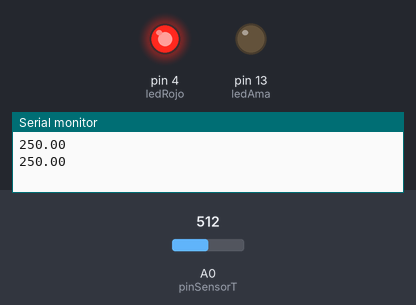
Simulated run of this sketch. Board: Arduino Uno, built with avr-gcc and run on an emulated ATmega328P. On the bench: output pins drawn as LEDs (lit = HIGH), the last lines printed to the serial monitor. Inputs (shaded band) come from the test bench; at power-on: A0 (pinSensorT) = 512.

Above: at 2.8 s.
2.9 s: A0 (pinSensorT) set to 66
7.2 s: A0 (pinSensorT) set to 55
At 11.0 s:
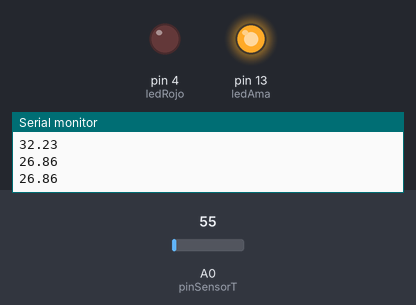
11.5 s: A0 (pinSensorT) set to 122
At 15.2 s:
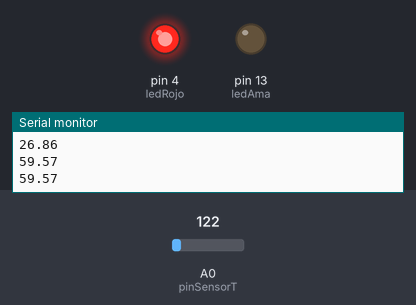
15.5 s: A0 (pinSensorT) set to 20
At 18.4 s:
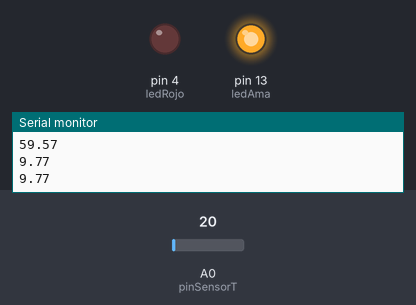
Timing chart, 0 to 19.9 s (numbered marks = the images above; inputs shaded):
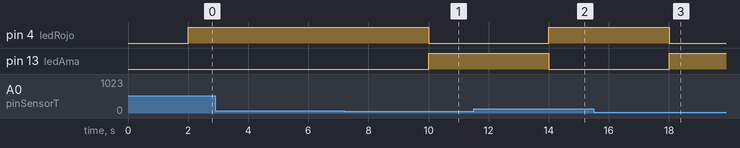

Measured:
- the behaviour switches between 62 and 61 on A0 (pinSensorT) (found by bisection; images 0 and 1)
- after the input at 7.2 s, pin 4 (ledRojo): HIGH → LOW after 2.8 s; pin 13 (ledAma): LOW → HIGH after 2.8 s
- after the input at 11.5 s, pin 4 (ledRojo): LOW → HIGH after 2.5 s; pin 13 (ledAma): HIGH → LOW after 2.5 s
- after the input at 15.5 s, pin 4 (ledRojo): HIGH → LOW after 2.5 s; pin 13 (ledAma): LOW → HIGH after 2.5 s

The sketch:

sensorM35.ino
```cpp
//declaro variable para guardar temp en celsius
float tempC ;
//declaro varible para el pi A0
int pinSensorT = 0 ;
int ledRojo = 4;
int ledAma= 13;
void setup() {
  Serial.begin(9600);
  pinMode(ledRojo,OUTPUT);
  pinMode(ledAma,OUTPUT);


}

void loop() {
  //LEE LA TEMPERATURA
  tempC = analogRead(pinSensorT) ;
  tempC = (5.0 * tempC * 100)/1024.0 ;
  Serial.println(tempC);
  delay(2000);

  if(tempC >= 30){
    digitalWrite(ledRojo,HIGH);
  }else{
    if(tempC < 30){
      digitalWrite(ledRojo,LOW);
    }
  }
   if(tempC <= 30){
    digitalWrite(ledAma,HIGH);
  }else{
    if(tempC > 30){
      digitalWrite(ledAma,LOW);
    }
  }
}
```
